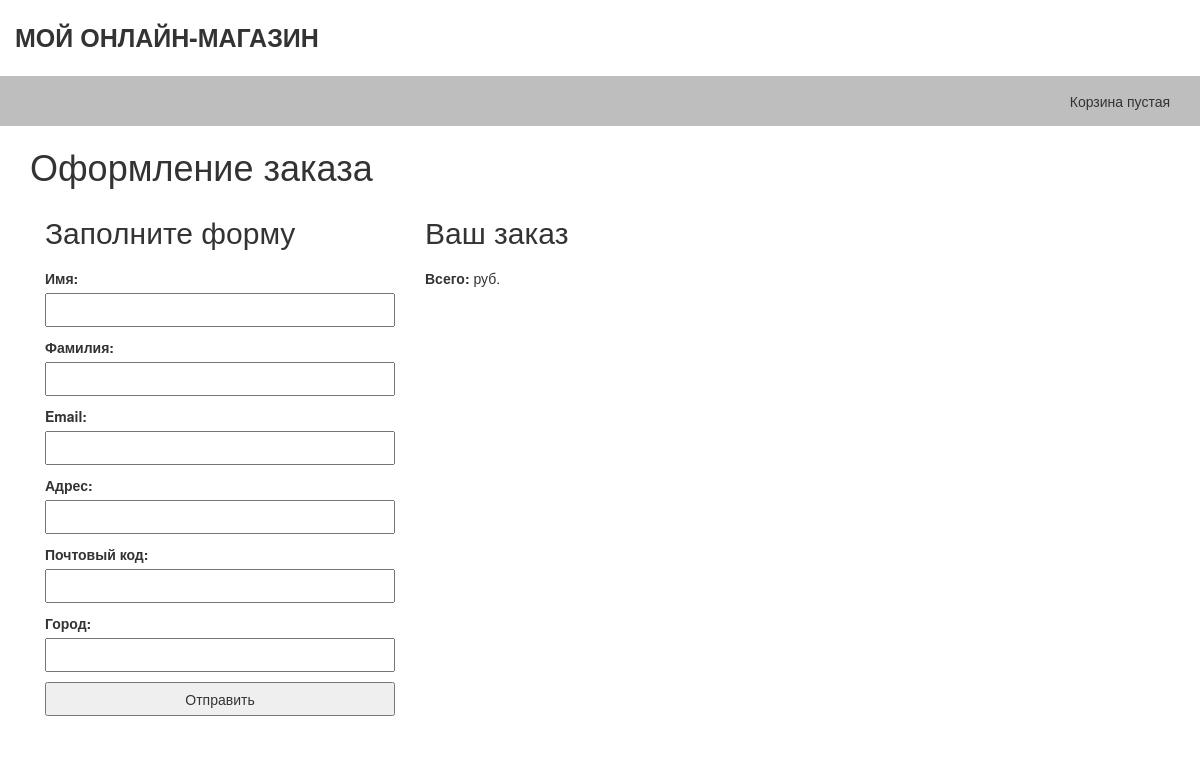
Before: /order/create/ (signed in) with the older database file.
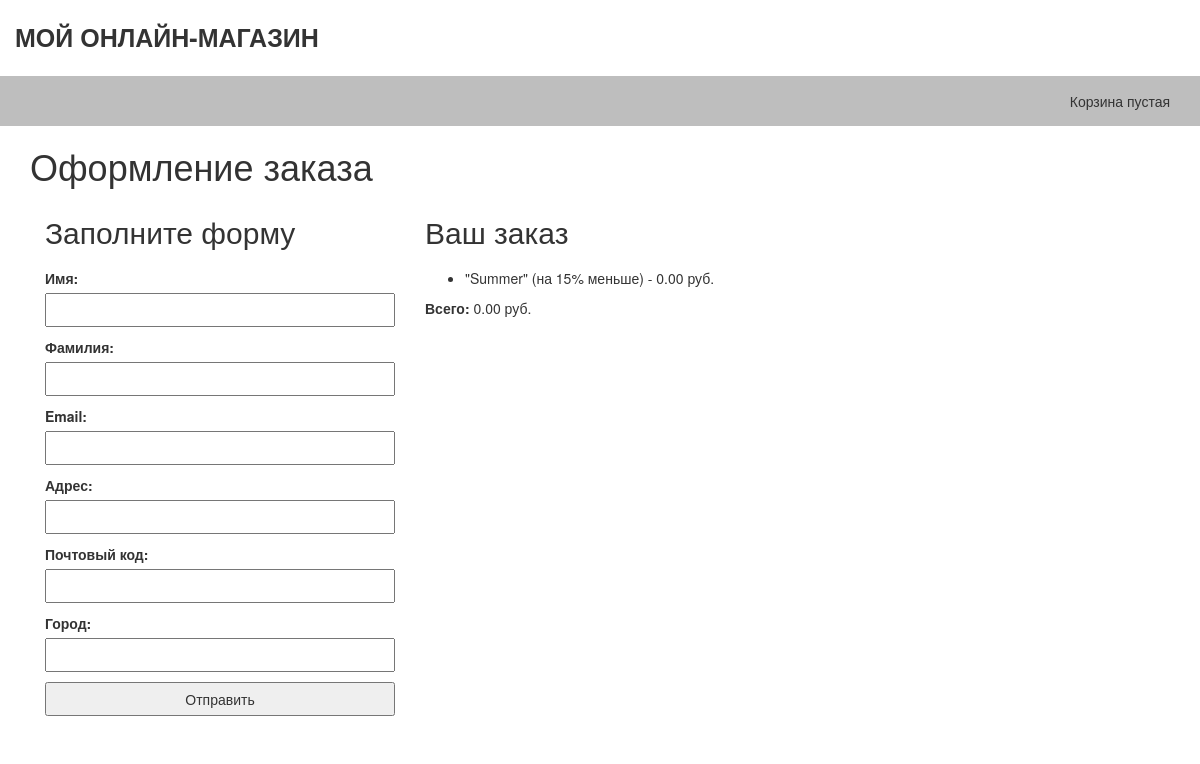
After: the same page with the newer database file.
### cupons/models.py (models this page shows, shortened)
class Cupon(models.Model):
    code = models.CharField(max_length=50, unique=True)
    valid_from = models.DateTimeField()
    valid_to = models.DateTimeField()
    discount = models.IntegerField(validators=[MinValueValidator(0), MaxValueValidator(100)])
    active = models.BooleanField()

### orders/views.py (the view, shortened to what this page needs)
def OrderCreate(request):
    cart = Cart(request)
    form = OrderCreateForm()
    return render(request, 'orders/order/create.html', {'cart': cart,
                                                        'form': form})

### orders/forms.py
class OrderCreateForm(forms.ModelForm):
    class Meta:
        model = Order
        fields = ['first_name', 'last_name', 'email', 'address', 'postal_code',
                  'city']

### cart/cart.py (called while the page is built)
    def __len__(self):
        return sum(item['quantity'] for item in self.cart.values())

    def get_total_price(self):
        return sum(Decimal(item['price']) * item['quantity'] for item in self.cart.values())

    @property
    def cupon(self):
        if self.cupon_id:
            return Cupon.objects.get(id=self.cupon_id)
        return None

    def get_discount(self):
        if self.cupon:
            return (self.cupon.discount / Decimal('100')) * self.get_total_price()
        return Decimal('0')

    def get_total_price_after_discount(self):
        return self.get_total_price() - self.get_discount()

### cart/context_processors.py (called while the page is built)
def cart(request):
    return {'cart': Cart(request)}

### orders/templates/orders/order/create.html (shortened to what this page needs)
{% extends "shop/base.html" %}
{% block content %}
  <h1>Оформление заказа</h1>
  <div class="col-sm-4">
    <h2>Заполните форму</h2>
    <form class="order-form" action="." method="post">
      {{ form.as_p }}
      <input type="submit" value="Отправить">
    </form>
  </div>
  <div class="order-info col-sm-8">
    <h2>Ваш заказ</h2>
    <ul>
      {% if cart.cupon %}
        <li>
          "{{ cart.cupon.code }}" (на {{ cart.cupon.discount }}% меньше)
          <span> - {{ cart.get_discount|floatformat:"2"}} руб.</span>
        </li>
      {% endif %}
    </ul>
    <p><strong>Всего:</strong> {{ cart.get_total_price_after_discount|floatformat:"2"}} руб.</p>
  </div>
{% endblock %}

Changed rows visible on the page:
added Cupon: cupon.code "Summer", cupon.discount "15", get_discount "0.00", get_total_price_after_discount "0.00"
Other visible differences:
text now shown: "\" \" (на % меньше) - руб."
